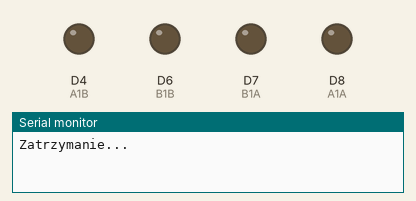
A sketch run on a simulated ESP8266 (NodeMCU). Parts: output pins drawn as LEDs (lit = HIGH), the last lines printed to the serial monitor.

Above: at 0.05 s.
At 2.25 s:
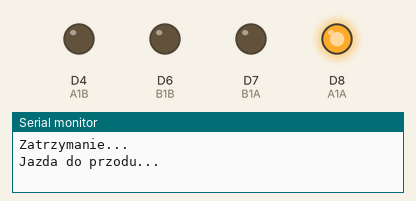
At 4.5 s:
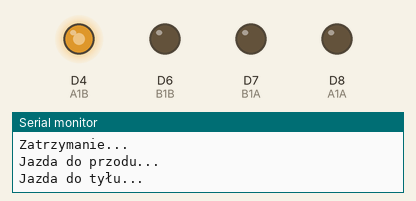
Timing chart, 0 to 5.9 s (numbered marks = the images above):
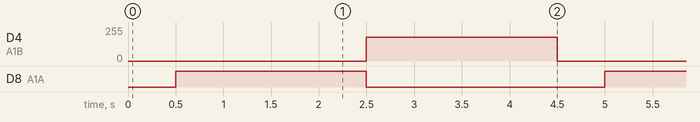

Measured:
- by itself, D4 (A1B): alternates 180/255 for 2.0 s and 0/255 for 2.5 s
- by itself, D8 (A1A): alternates HIGH for 2.0 s and LOW for 2.5 s

The sketch:

esp8266_test.ino
```cpp
const int A1A = D8;
const int A1B = D4;
const int B1A = D7;
const int B1B = D6;

int speedCar = 180;

void setup() {
  Serial.begin(115200);

  pinMode(A1A, OUTPUT);
  pinMode(A1B, OUTPUT);
  pinMode(B1A, OUTPUT);
  pinMode(B1B, OUTPUT);
}

void loop() {
  Serial.println("Zatrzymanie...");
  stop();
  delay(500);

  Serial.println("Jazda do przodu...");
  forward();
  delay(2000);
  Serial.println("Jazda do tyłu...");
  backward();
  delay(2000);
}

void forward() {
  //LEFT engine (Motor B)
  /*analogWrite(B1A, speedCar);
  digitalWrite(B1B, LOW);*/

  //RIGHT engine (Motor A)
  digitalWrite(A1A, speedCar);
  analogWrite(A1B, LOW);
}

void backward() {
  //LEFT engine (Motor B)
  /*analogWrite(B1A, speedCar);
  digitalWrite(B1B, LOW);*/

  //RIGHT engine (Motor A)
  digitalWrite(A1A, LOW);
  analogWrite(A1B, speedCar);
}

void stop() {
  digitalWrite(A1A, LOW);
  digitalWrite(A1B, LOW);
  digitalWrite(B1A, LOW);
  digitalWrite(B1B, LOW);
}
```
